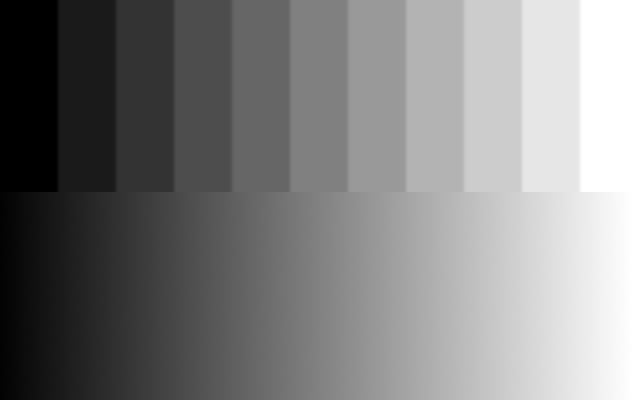
#> input picture 01_basics/assets/grey.png, 638 x 400 px
$ python 05_thresholding.py
#> lines starting #> are read from the running program, lines starting #| are printed output that depends on the picture; after the words box and inside, x2 and y2 are one past the last pixel; in counts of white or black regions, pixels touching at a corner belong together
import cv2

img = cv2.imread('assets/grey.png')
#> img is the input picture: shape (400, 638, 3); mean B, G, R 128.5, 128.5, 128.5
# cv2.imshow('grey', img)

# thresh_binary = cv2.threshold(img, thresh=150, maxval=255, type=cv2.THRESH_BINARY)[1]
# cv2.imshow('thresh_binary', thresh_binary)

titles = ['THRESH_BINARY', 'THRESH_BINARY_INV', 'THRESH_TRUNC', 'THRESH_TOZERO', 'THRESH_TOZERO_INV']
for title in titles:
    for thresh in [0, 50, 100, 150, 200]:
        thresh_type = getattr(cv2, title)
        thresh_image = cv2.threshold(img, thresh=thresh, maxval=255, type=thresh_type)[1]
        cv2.imshow(f'title:{title}: thresh:{thresh}', thresh_image)
        cv2.waitKey(0)
        cv2.destroyWindow(f'title:{title}: thresh:{thresh}')
#> this loop made 5 passes
#> pass 1, `cv2.imshow(f'title:{title}: thresh:{thresh}', thresh_image)`:
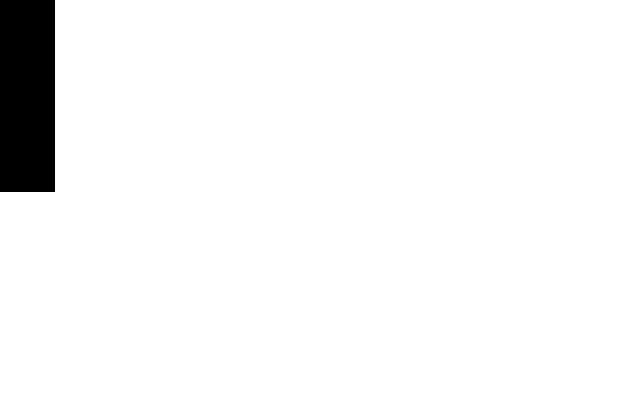
#> window 'title:THRESH_BINARY: thresh:0': shape (400, 638, 3); 95.9% white; 1 black region, box (x1, y1, x2, y2) and area: (0, 0, 55, 192) 10560
#> pass 1, `cv2.imshow(f'title:{title}: thresh:{thresh}', thresh_image)`:
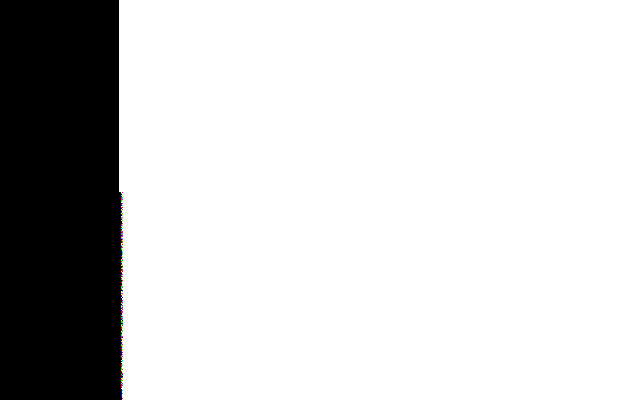
#> window 'title:THRESH_BINARY: thresh:50': shape (400, 638, 3); mean B, G, R 206.8, 206.8, 206.9
#> pass 1, `cv2.imshow(f'title:{title}: thresh:{thresh}', thresh_image)`:
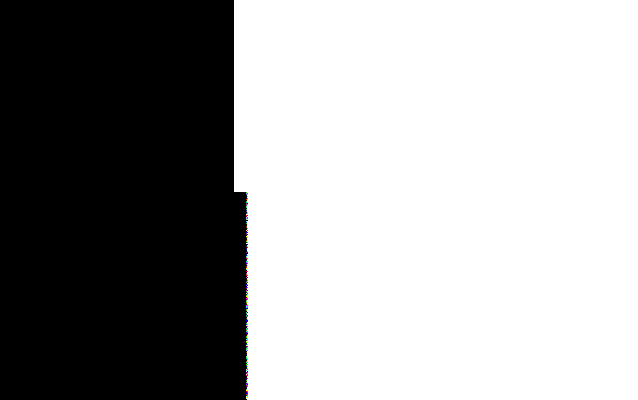
#> window 'title:THRESH_BINARY: thresh:10': shape (400, 638, 3); mean B, G, R 158.8, 158.8, 158.8
#> pass 1, `cv2.imshow(f'title:{title}: thresh:{thresh}', thresh_image)`:
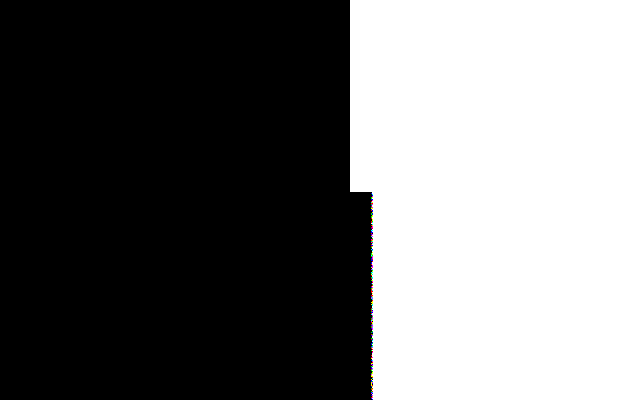
#> window 'title:THRESH_BINARY: thresh:15': shape (400, 638, 3); mean B, G, R 110.5, 110.5, 110.5

cv2.waitKey(0)
